Frame 1 (no input): blank canvas, image omitted
Frame 60 (the mouse pressed at the canvas centre just before this capture): blank canvas, image omitted
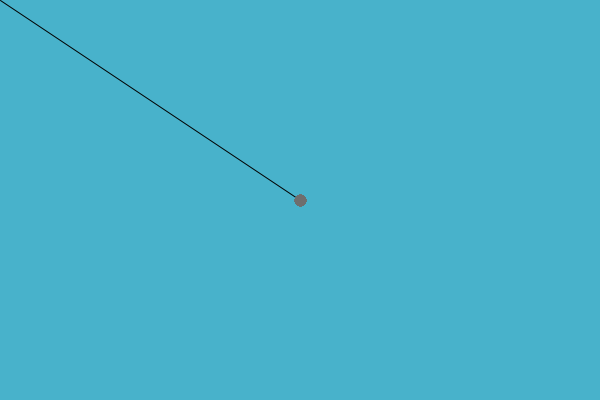
Frame 120 (the mouse held since frame 60 and released just before this capture)

The Processing sketch whose frames 1 and 60 were blank and that drew this single picture after the mouse press (run headless with seeded random() and noise(); from frame 60 on, the mouse is pressed at the canvas centre):

// Processing sketch: processing_181063
// ── processing_181063.pde


// a variable that can be true or false



void setup() {
  background(72,178,203);
  size(600,400);
    smooth();
}
void draw() {


    if (mousePressed==true) {
        strokeWeight(map(pmouseX,0,400,1,15));
          stroke(map(pmouseY,0,400,1,220));
        line(pmouseX,pmouseY,mouseX,mouseY);
        fill(57,46,157,50);
        println(mouseX);
    }
}

void mousePressed() {
  noStroke();
   ellipse(mouseX,mouseY,25,25);
}
void mouseReleased() {
  noStroke();
  ellipse(mouseX,mouseY,25,55);
}
